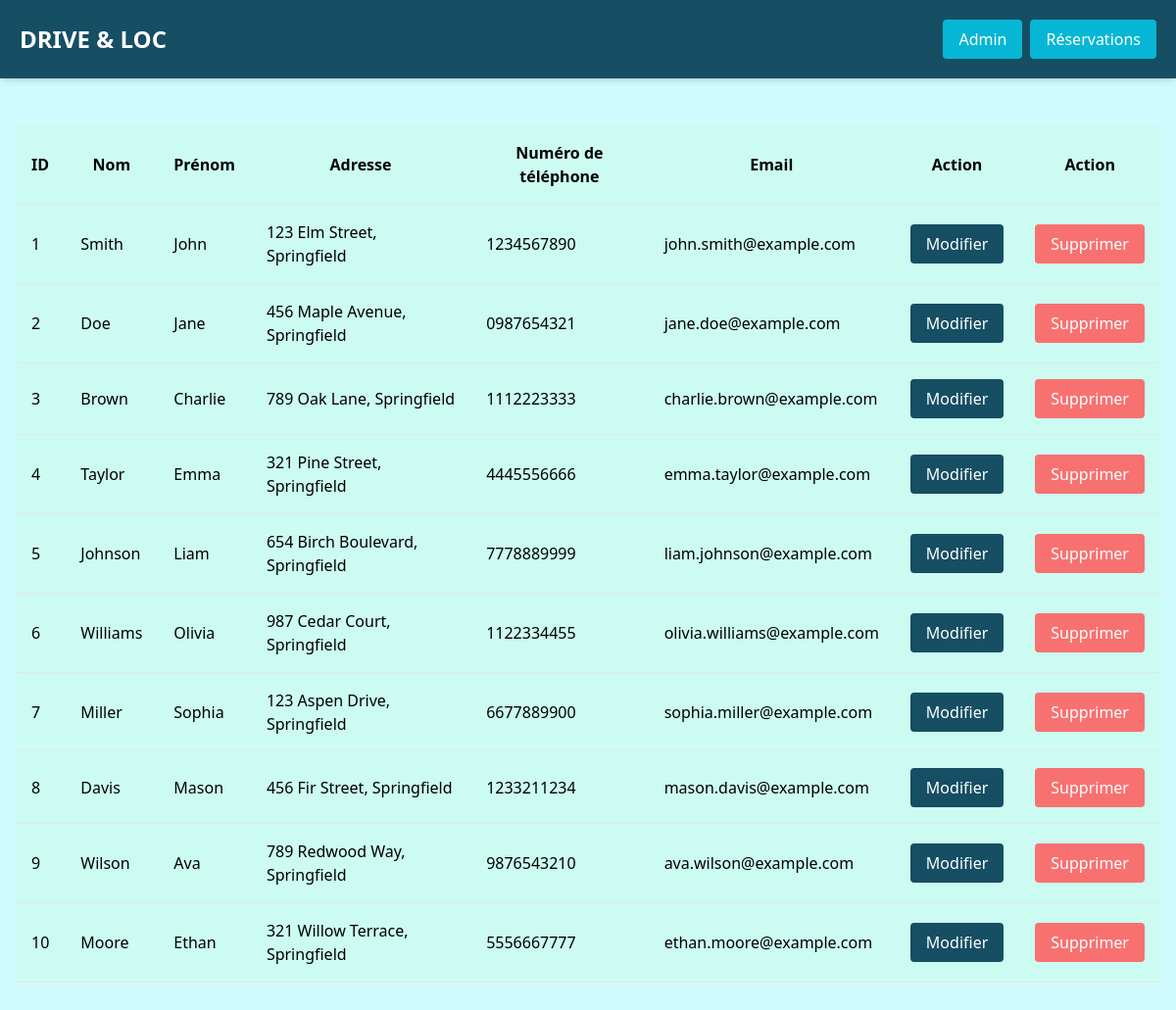
The page /clientss.php on the database its author committed.
### tables this page shows
CREATE TABLE clients (
    id_client INT AUTO_INCREMENT PRIMARY KEY,  
    nom VARCHAR(100) NOT NULL,          
    prenom VARCHAR(100) NOT NULL,      
    adresse TEXT,                      
    numtel VARCHAR(15) NOT NULL,         
    email VARCHAR(255) NOT NULL UNIQUE, 
    mdp VARCHAR(255) NOT NULL,
    id_role INT NOT NULL,
    FOREIGN KEY (id_role) REFERENCES roles (id_role)          
);

### clientss.php (the view, shortened to what this page needs)
<?php
$bd = new DB();
$Connect = $bd->connect();
$sql2 = "SELECT id_client, nom, prenom, adresse, numtel, email FROM clients";
$stmt2 = $Connect->prepare($sql2);
$clients = [];
if ($stmt2->execute()) {
    $stmt2->bind_result($id_client, $nom, $prenom, $adresse, $numtel, $email);
    while ($stmt2->fetch()) {
        $clients[] = [
            'id_client' => $id_client,
            'nom' => $nom,
            'prenom' => $prenom,
            'adresse' => $adresse,
            'numtel' => $numtel,
            'email' => $email,
        ];
    }
} else {
    $ch = "Error: " . $stmt2->error;
    echo "<script>alert('$ch')</script>";
}
?>
<!DOCTYPE html>
<html lang="en">
<head>
    <link href="https://cdn.jsdelivr.net/npm/tailwindcss@2.2.19/dist/tailwind.min.css" rel="stylesheet">
    <script src="https://cdn.tailwindcss.com"></script>
</head>
<body class="bg-cyan-100">
<nav class="bg-cyan-900 fixed w-full top-0 left-0 z-50 flex justify-between items-center p-5 shadow-md transition-colors duration-300">
    <div class="text-2xl font-bold text-white">DRIVE & LOC </div>
    <div class="space-x-2">
        <form method="post" action="" class="inline-flex gap-2">
            <button type="submit" class="bg-cyan-500 hover:bg-cyan-950 text-white px-4 py-2 rounded transition-colors duration-300" name="espaceAdmin">Admin</button>
            <button type="submit" class="bg-cyan-500 hover:bg-cyan-950 text-white px-4 py-2 rounded transition-colors duration-300" name="reservations">Réservations</button>
        </form>
    </div>
</nav>
<div class="mt-32 px-4">
    <table class="w-full bg-teal-100 border-collapse mb-8">
        <thead>
            <tr>
                <th class="p-4 border-b">ID</th>
                <th class="p-4 border-b">Nom</th>
                <th class="p-4 border-b">Prénom</th>
                <th class="p-4 border-b">Adresse</th>
                <th class="p-4 border-b">Numéro de téléphone</th>
                <th class="p-4 border-b">Email</th>
                <th class="p-4 text-center border-b">Action</th>
                <th class="p-4 text-center border-b">Action</th>
            </tr>
        </thead>
        <tbody>
            <?php foreach ($clients as $client) : ?>
                <tr>
                    <td class="p-4 border-b"><?php echo $client['id_client']; ?></td>
                    <td class="p-4 border-b"><?php echo $client['nom']; ?></td>
                    <td class="p-4 border-b"><?php echo $client['prenom']; ?></td>
                    <td class="p-4 border-b"><?php echo $client['adresse']; ?></td>
                    <td class="p-4 border-b"><?php echo $client['numtel']; ?></td>
                    <td class="p-4 border-b"><?php echo $client['email']; ?></td>
                    <td class="p-4 text-center border-b">
                        <form method="post" action="">
                            <button type="submit" class="bg-cyan-900 hover:bg-cyan-500 text-white px-4 py-2 rounded transition-colors duration-300" name="modifier">Modifier</button>
                        </form>
                    </td>
                    <td class="p-4 text-center border-b">
                        <form method="post" action="">
                            <button type="submit" class="bg-red-400 hover:bg-red-600 text-white px-4 py-2 rounded transition-colors duration-300" name="supprime">Supprimer</button>
                        </form>
                    </td>
                </tr>
            <?php endforeach; ?>
        </tbody>
    </table>
</div>
</body>
</html>

### rows shown on the page
clients: id_client "1", nom "Smith", prenom "John", adresse "123 Elm Street, Springfield", numtel "1234567890", email "john.smith@example.com"
clients: id_client "2", nom "Doe", prenom "Jane", adresse "456 Maple Avenue, Springfield", numtel "0987654321", email "jane.doe@example.com"
clients: id_client "3", nom "Brown", prenom "Charlie", adresse "789 Oak Lane, Springfield", numtel "1112223333", email "charlie.brown@example.com"
clients: id_client "4", nom "Taylor", prenom "Emma", adresse "321 Pine Street, Springfield", numtel "4445556666", email "emma.taylor@example.com"
clients: id_client "5", nom "Johnson", prenom "Liam", adresse "654 Birch Boulevard, Springfield", numtel "7778889999", email "liam.johnson@example.com"
clients: id_client "6", nom "Williams", prenom "Olivia", adresse "987 Cedar Court, Springfield", numtel "1122334455", email "olivia.williams@example.com"
clients: id_client "7", nom "Miller", prenom "Sophia", adresse "123 Aspen Drive, Springfield", numtel "6677889900", email "sophia.miller@example.com"
clients: id_client "8", nom "Davis", prenom "Mason", adresse "456 Fir Street, Springfield", numtel "1233211234", email "mason.davis@example.com"
clients: id_client "9", nom "Wilson", prenom "Ava", adresse "789 Redwood Way, Springfield", numtel "9876543210", email "ava.wilson@example.com"
clients: id_client "10", nom "Moore", prenom "Ethan", adresse "321 Willow Terrace, Springfield", numtel "5556667777", email "ethan.moore@example.com"
